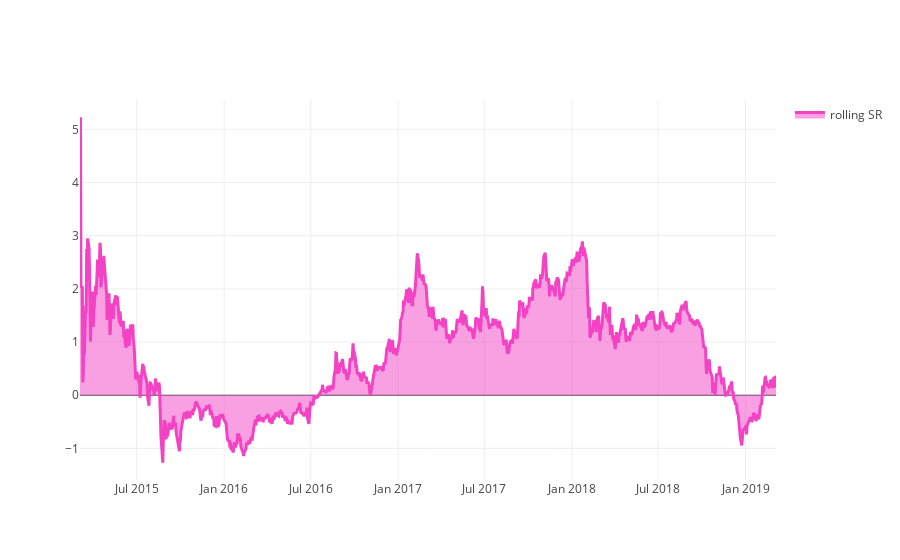

The code cell stored with this chart in its notebook:
### Code cell
# show rolling Sharpe ratio on a yearly basis:

SRchart = stat.to_pandas()["sharpe_ratio"].iloc[20:]
make_plot_filled(SRchart.index, SRchart, color="#F442C5", name="rolling SR")

### Figure 1 — Plotly figure (JSON) as saved in the notebook; plotly's stock layout.template omitted (floating-point values rounded to 4 significant figures; data arrays with more than 128 entries replaced by an {"elided": "..."} marker saying what was removed)
{"data": [{"fill": "tonexty", "line": {"color": "#F442C5", "width": 3}, "name": "rolling SR", "type": "scatter", "uid": "752696d2-1e4d-43ff-bbcc-94e225e496e7", "x": {"elided": "1009 str values"}, "y": {"elided": "1009 float values"}}], "layout": {"showlegend": true, "yaxis": {"range": [-1.594, 5.552]}}}
